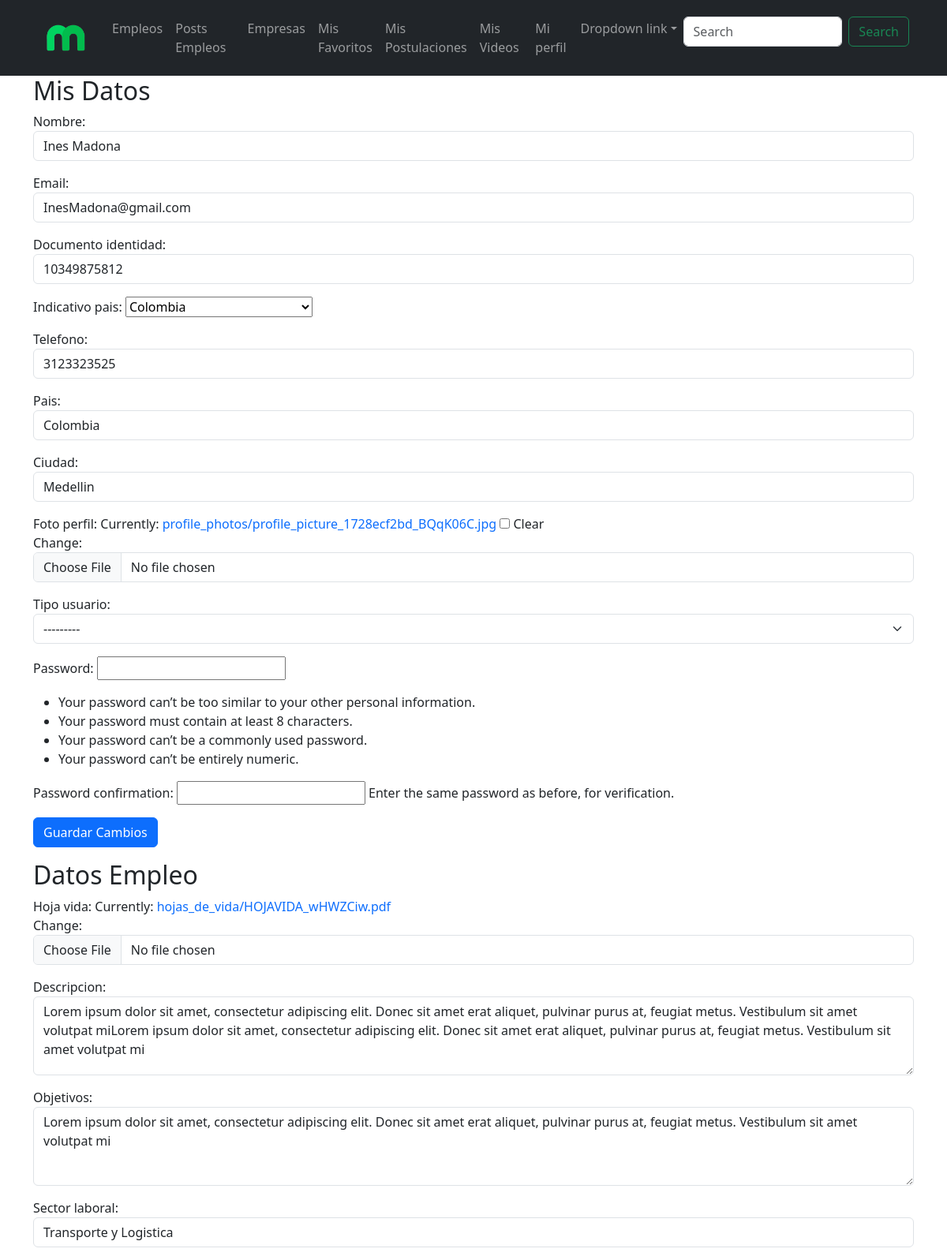
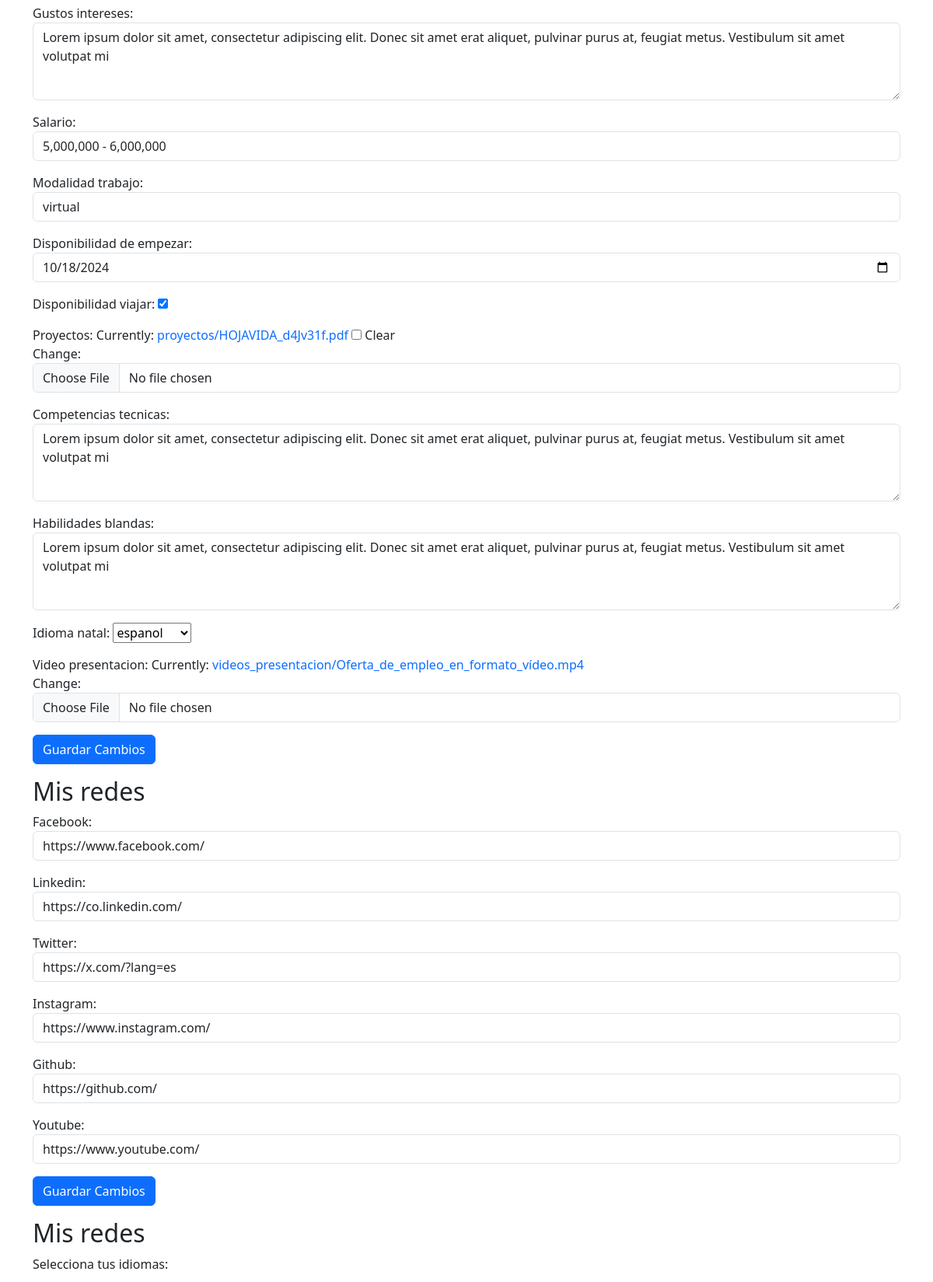
The app's page /editar-perfil-aspirante/ (signed in, upper part) with its own data (2 pictures, top to bottom).
### users/models.py (models this page shows, shortened)
class User(AbstractBaseUser, PermissionsMixin):
    nombre = models.CharField(max_length=255)
    email = models.EmailField(unique=True)
    documento_identidad = models.CharField(max_length=20)
    indicativo_pais = models.CharField(max_length=50, choices=IndicativoPais.choices)
    telefono = models.CharField(max_length=20)
    pais = models.CharField(max_length=50, choices=Paises.choices)
    ciudad = models.CharField(max_length=100)
    foto_perfil = models.ImageField(upload_to='profile_photos/', default='profile_photos/default_profile.jpg',
                                        null=True, blank=True)
    tipo_usuario = models.CharField(max_length=10, choices=TipoUsuario.choices)
    is_active = models.BooleanField(default=True)
    is_staff = models.BooleanField(default=False)
    is_superuser = models.BooleanField(default=False)
    objects = UserManager()
    USERNAME_FIELD = 'email'
    REQUIRED_FIELDS = ['nombre']

class Aspirante(models.Model):
    usuario = models.OneToOneField(User, on_delete=models.CASCADE)
    hoja_vida = models.FileField(upload_to='hojas_de_vida/')
    descripcion = models.TextField()
    objetivos = models.TextField()
    sector_laboral = models.CharField(max_length=50, choices=SectoresLaborales.choices)
    gustos_intereses = models.TextField()
    salario = models.CharField(max_length=50, choices=SalarioRango.choices)
    MODALIDAD_TRABAJO = [('virtual', 'virtual'), ('presencial', 'presencial'), ('mixto', 'mixto'), ('cualquiera', 'cualquiera')]
    modalidad_trabajo = models.CharField(max_length=50, choices=MODALIDAD_TRABAJO)
    disponibilidad_de_empezar = models.DateField()
    disponibilidad_viajar = models.BooleanField(default=False)
    proyectos = models.FileField(upload_to='proyectos/', blank=True, null=True)
    competencias_tecnicas = models.TextField()
    habilidades_blandas = models.TextField()
    redes_sociales = models.OneToOneField(RedesSociales, on_delete=models.CASCADE, null=True, blank=True)
    idioma_natal = models.CharField(max_length=20, choices=Idiomas.choices)  # Almacena idiomas y niveles
    video_presentacion = models.FileField(upload_to='videos_presentacion/')

class RedesSociales(models.Model):
    facebook = models.URLField(max_length=200, blank=True, null=True)
    linkedin = models.URLField(max_length=200, blank=True, null=True)
    twitter = models.URLField(max_length=200, blank=True, null=True)
    instagram = models.URLField(max_length=200, blank=True, null=True)
    github = models.URLField(max_length=200, blank=True, null=True)
    youtube = models.URLField(max_length=200, blank=True, null=True)

### users/views.py (the view)
# urls.py: path('editar-perfil-aspirante/', views.editar_perfil_aspirante, name='editar_perfil_aspirante'),
@login_required
def editar_perfil_aspirante(request):
    user = request.user  # Assuming the user is logged in
    aspirante_instance = Aspirante.objects.get(usuario=user)
    redes_sociales_instance = aspirante_instance.redes_sociales
    idiomas_actuales = IdiomaAspirante.objects.filter(aspirante=aspirante_instance).values_list('idioma', flat=True)
    if request.method == 'POST':
        user_form = CustomUserCreationForm(request.POST, request.FILES, instance=user)
        aspirante_form = AspiranteCreationForm(request.POST, request.FILES, instance=aspirante_instance)
        redes_sociales_form = RedesSocialesForm(request.POST, instance=redes_sociales_instance)
        idioma_form = IdiomaAspiranteForm(request.POST)
        if user_form.is_valid() and aspirante_form.is_valid() and redes_sociales_form.is_valid() and idioma_form.is_valid():
            user_form.save()
            aspirante_form.save()
            redes_sociales_form.save()
            nuevos_idiomas = idioma_form.cleaned_data['idiomas']
            IdiomaAspirante.objects.filter(aspirante=aspirante_instance).exclude(idioma__in=nuevos_idiomas).delete()
            for idioma in nuevos_idiomas:
                if not IdiomaAspirante.objects.filter(aspirante=aspirante_instance, idioma=idioma).exists():
                    IdiomaAspirante.objects.create(aspirante=aspirante_instance, idioma=idioma)
            return redirect('mi_perfil')  # Redirect to the same page after saving
    else:
        user_form = CustomUserCreationForm(instance=user)
        aspirante_form = AspiranteCreationForm(instance=aspirante_instance)
        redes_sociales_form = RedesSocialesForm(instance=redes_sociales_instance)
        idioma_form = IdiomaAspiranteForm(initial={'idiomas': list(idiomas_actuales)})  # Cargar los idiomas actuales
    return render(request, 'editar_perfil_aspirante.html', {
        'user_form': user_form,
        'aspirante_form': aspirante_form,
        'redes_sociales_form': redes_sociales_form,
        'idioma_form': idioma_form
    })

### users/forms.py
class CustomUserCreationForm(UserCreationForm):
    class Meta:
        model = User
        fields = ['nombre', 'email', 'documento_identidad', 'indicativo_pais', 'telefono', 'pais', 'ciudad', 'foto_perfil', 'tipo_usuario']
        widgets = {
            'nombre': forms.TextInput(attrs={'class': 'form-control'}),
            'email': forms.EmailInput(attrs={'class': 'form-control'}),
            'documento_identidad': forms.TextInput(attrs={'class': 'form-control'}),
            'telefono': forms.TextInput(attrs={'class': 'form-control'}),
            'pais': forms.Select(attrs={'class': 'form-control'}),
            'ciudad': forms.TextInput(attrs={'class': 'form-control'}),
            'foto_perfil': forms.ClearableFileInput(attrs={'class': 'form-control'}),
            'tipo_usuario': forms.Select(attrs={'class': 'form-select'}),
        }

### users/templates/editar_perfil_aspirante.html (shortened to what this page needs)
{% extends 'base_aspirante.html' %}
{% block content %}
<div class="container">
    <h2>Mis Datos</h2>
    <form method="post" enctype="multipart/form-data">
        {{ user_form.as_p }}
        <button type="submit" class="btn btn-primary">Guardar Cambios</button>
    </form>
    <h2>Datos Empleo</h2>
    <form method="post" enctype="multipart/form-data">
        {{ aspirante_form.as_p }}
        <button type="submit" class="btn btn-primary">Guardar Cambios</button>
    </form>
    <h2>Mis redes</h2>
    <form method="post" enctype="multipart/form-data">
        {{ redes_sociales_form.as_p }}
        <button type="submit" class="btn btn-primary">Guardar Cambios</button>
    </form>
    <h2>Mis redes</h2>
    <form method="post" enctype="multipart/form-data">
        {{ idioma_form.as_p }}
    </form>
</div>
{% endblock %}

### redSocialMagneto/static/styles/global.css (style rules this page uses)
body { background-color: white; }
textarea { width: 100%; max-width: 100%; height: 100px; max-height: 150px; }
a { text-decoration: none; }

### records on screen
User: nombre "Ines Madona", email "InesMadona@gmail.com", documento_identidad "10349875812", indicativo_pais "Colombia", telefono "3123323525", pais "Colombia", ciudad "Medellin", tipo_usuario "---------"
Aspirante: descripcion "Lorem ipsum dolor sit amet, consectetur adipiscing elit. Donec sit amet erat aliquet, pulvinar purus at, feugiat metus. Vestibulum sit amet volutpat miLorem ipsum dolor sit amet, consectetur adipiscing elit. Donec sit amet erat aliquet, pulvinar purus at, feugiat metus. Vestibulum sit amet volutpat mi", objetivos "Lorem ipsum dolor sit amet, consectetur adipiscing elit. Donec sit amet erat aliquet, pulvinar purus at, feugiat metus. Vestibulum sit amet volutpat mi", sector_laboral "Transporte y Logistica", gustos_intereses "Lorem ipsum dolor sit amet, consectetur adipiscing elit. Donec sit amet erat aliquet, pulvinar purus at, feugiat metus. Vestibulum sit amet volutpat mi", salario "5,000,000 - 6,000,000", modalidad_trabajo "virtual", disponibilidad_de_empezar "10/18/2024", disponibilidad_viajar "☑", competencias_tecnicas "Lorem ipsum dolor sit amet, consectetur adipiscing elit. Donec sit amet erat aliquet, pulvinar purus at, feugiat metus. Vestibulum sit amet volutpat mi", habilidades_blandas "Lorem ipsum dolor sit amet, consectetur adipiscing elit. Donec sit amet erat aliquet, pulvinar purus at, feugiat metus. Vestibulum sit amet volutpat mi", idioma_natal "espanol"
RedesSociales: facebook "https://www.facebook.com/", linkedin "https://co.linkedin.com/", twitter "https://x.com/?lang=es", instagram "https://www.instagram.com/", github "https://github.com/", youtube "https://www.youtube.com/"

### other values on screen
{{ idioma_form.as_p }} "Selecciona tus idiomas:"
